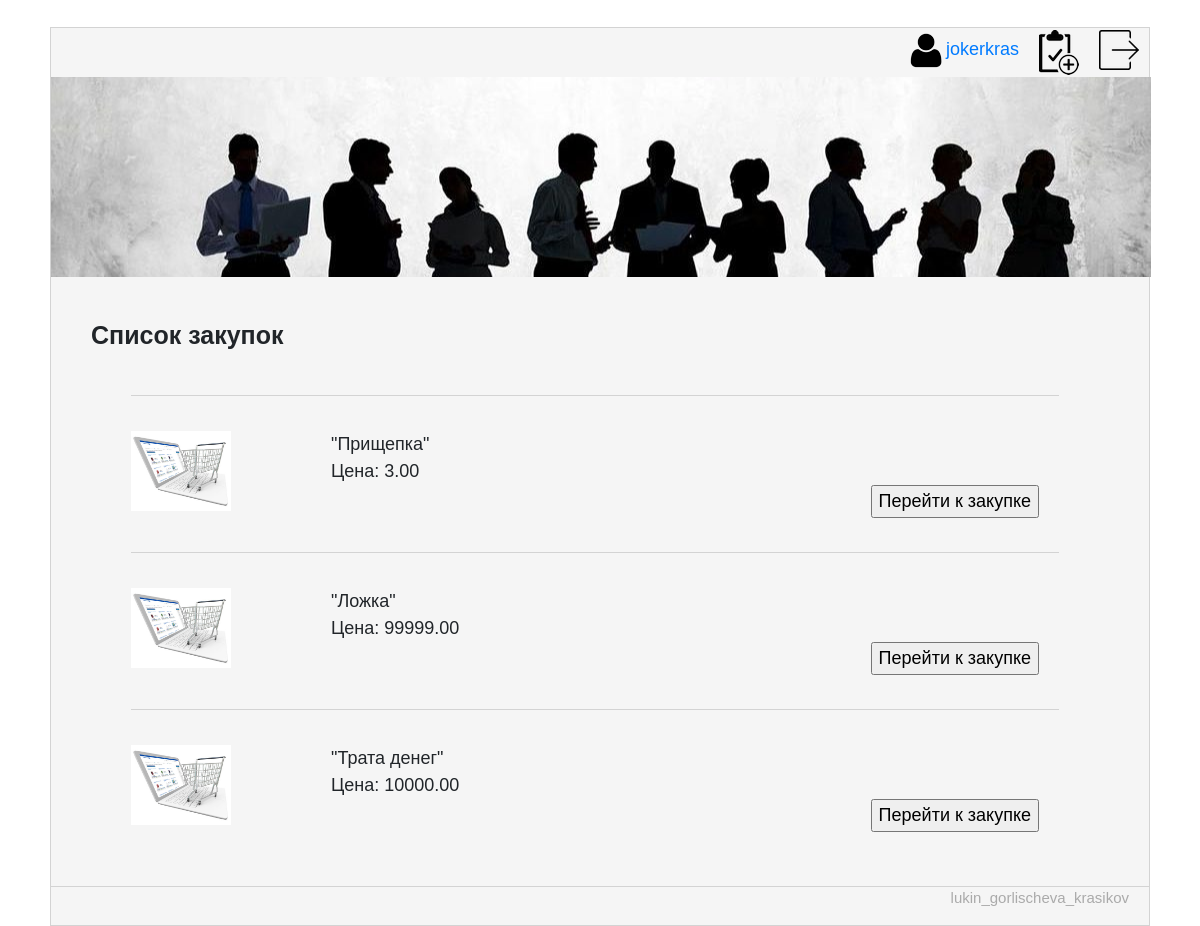
The page /main/ (signed in) on the database its author committed.
### GroupBuyApp/models.py (models this page shows, shortened)
class Lot(models.Model):
    name = models.CharField(max_length=50)
    account = models.ForeignKey(Account, default=1, on_delete=models.CASCADE)
    price = models.DecimalField(max_digits=10, decimal_places=2)
    available = models.BooleanField(default=True)
    created = models.DateTimeField(auto_now_add=True)
    ended = models.DateTimeField(auto_now=True)
    minUsers = models.IntegerField(default=0)
    hasMax = models.BooleanField(default=False)
    maxUsers = models.IntegerField(default=1000000)
    usersJoin = models.IntegerField(default=1)
    description = models.CharField(max_length=256, default="")

### GroupBuyApp/views.py (the view)
# urls.py: url(r'^main/', views.lots_list),
def lots_list(request):
    lots = Lot.objects.all()
    return render(request, 'listBuy.html', {
        "lots": lots,
        'user': auth.get_user(request)
    })

### GroupBuyApp/templates/listBuy.html (shortened to what this page needs)
﻿{% load staticfiles  %}
<html>
	<head>
        <link rel="stylesheet" href="https://maxcdn.bootstrapcdn.com/bootstrap/4.0.0-beta.2/css/bootstrap.min.css">
        <link rel="stylesheet" href="{% static 'css/style.css' %}">
	</head>
<body>
<div class="page">
	<header>
    {% if user.is_authenticated %}
        <a href="/logout"><img alt="" src="{% static 'images/out.png' %}"></a>
	    <a href="/create"><img alt="" src="{% static 'images/new.png' %}"></a>
         <a href="/profile?id={{ user.id }}" class="prof"><img alt="" src="{% static 'images/prof.png' %}">{{ user.username }}</a>
    {% else %}
        <a href="/login"><img alt="" src="{% static 'images/prof.png' %}"></a>
    {% endif %}
	<div class="header-img-home"></div>
	</header>
	<div class="content-box">
		<div class="cont">Список закупок</div>
        {% for lot in lots %}
			<div class="lot">
                <div class="img-with-capt">
                    <img src="{% static 'images/buy.jpg' %}"/>
                </div>
                <div class="text-left">
                     "{{ lot.name }}" <br>
                    <a href="/lot?id={{lot.id}}"><input type="button" value="Перейти к закупке" class="buttonCreate go"></a>
                     Цена: {{ lot.price }} <br>
                </div>
				<br>
			</div>
        {% endfor %}
	</div>
	<footer class="site-footer">
		<div class="copyrights"><p>lukin_gorlischeva_krasikov</p></div>
	</footer>
</div>
</body>
</html>

### GroupBuyApp/static/css/style.css (style rules this page uses)
.page { background-color:#F5F5F5; width:1100px; margin-left:auto; margin-right:auto; border:1px solid #D3D3D3; }
a { margin: 2px 10px; float:right; }
.header-img-home { clear:both; width:1100px; height:200px; background: url("../images/home-bg.jpg") no-repeat center; }
footer, .down-block { clear: both; border-top:1px solid #D3D3D3; font-size:16px; padding:30px; }
.site-footer { padding:0px 20px; font-size:18px; color:#aaaaaa; }
.copyrights { padding:0px; margin: 0px; text-align:right; font-size:15px; }
.img-with-capt { width:200px; height:110px; margin-bottom:30px; position: relative; display: table; float:left; }
.img-with-capt img { width:100px; height:80px; }
.text-left { margin-left:50px; }
input { font-size:16px; }
.go { margin: 15px 0px; }
.buttonCreate { margin:25px 10px 25px 0; font-size:18px; }
.content-box { box-sizing: border-box; margin:40px 40px 60px 40px; }
.cont { font-size:25px; font-weight:bold; margin: 25px 0px; }
.lot { box-sizing: border-box; padding-top: 35px; border-top:1px solid #D3D3D3; margin:40px 50px 40px 40px; }

### rows shown on the page
Lot: name "Прищепка", price "3.00"
Lot: name "Ложка", price "99999.00"
Lot: name "Трата денег", price "10000.00"

### other values the page prints
{{ user.username }} "jokerkras"
